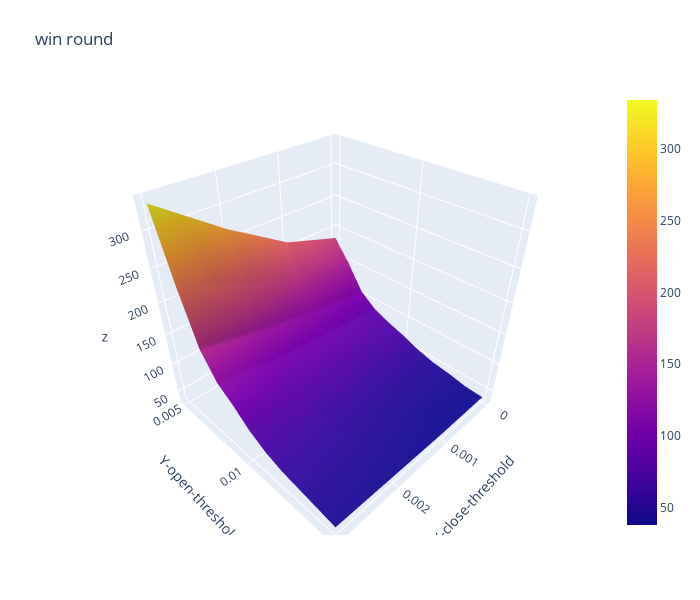

Here is the notebook cell this chart was saved with:
### Code cell
import plotly.graph_objects as go

x_data = df_win_round.columns.to_list() # close threshold

y_data = df_win_round.index.to_list() # open threshold

z_data = df_win_round.copy(deep=True) # win rate

fig = go.Figure(data=[go.Surface(z=z_data.values,x=x_data,y=y_data)])

fig.update_layout(title="win round", # 标题
                  autosize=False,  # 尺度自动缩放
                  width=700,  # 长宽
                  height=600,
                  margin=dict(l=65,r=50,b=65,t=90),  # 4个位置的距离
                  scene=dict(xaxis_title='X-close-threshold',yaxis_title='Y-open-threshold')
                 )

fig.show()

### Figure 1 — Plotly figure (JSON) as saved in the notebook; plotly's stock layout.template omitted (floating-point values rounded to 4 significant figures)
{"data": [{"type": "surface", "x": [0, 0.001, 0.002, 0.003], "y": [0.005, 0.006, 0.007, 0.008, 0.009, 0.01, 0.011, 0.012, 0.013, 0.014, 0.015], "z": [[183, 212, 268, 334], [149, 166, 199, 239], [109, 121, 137, 160], [89, 98, 107, 123], [78, 86, 91, 105], [69, 72, 76, 83], [58, 60, 63, 68], [50, 52, 55, 59], [46, 47, 51, 54], [40, 41, 46, 49], [38, 38, 41, 44]]}], "layout": {"autosize": false, "height": 600, "margin": {"b": 65, "l": 65, "r": 50, "t": 90}, "scene": {"xaxis": {"title": {"text": "X-close-threshold"}}, "yaxis": {"title": {"text": "Y-open-threshold"}}}, "title": {"text": "win round"}, "width": 700}}
